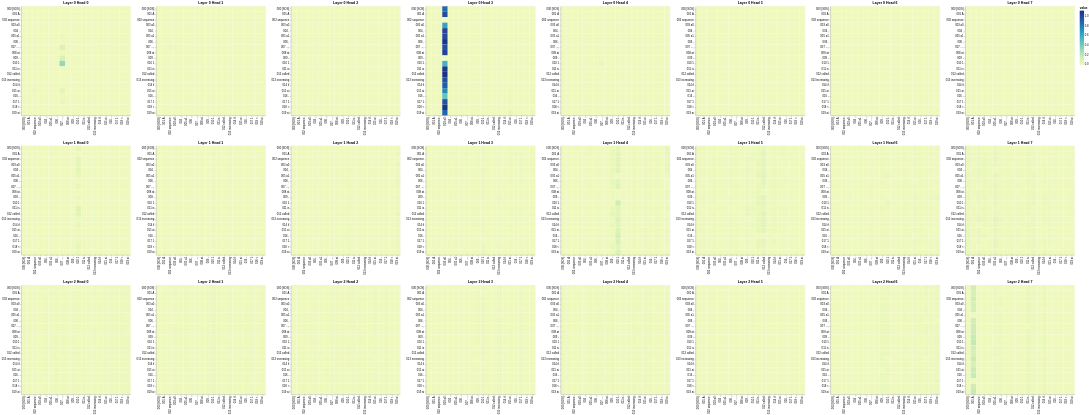

The code cell stored with this chart in its notebook:
### Code cell
layers = [0, 1, 2]
heads = [0, 1, 2, 3, 4, 5, 6, 7]

# Encoder Self-Attention
get_all_attention_maps("encoder", layers, heads, encoder_input_tokens, encoder_input_tokens, min(20, sentence_len))

### Figure 1 — Vega-Lite specification as saved in the notebook (floating-point values rounded to 4 significant figures; data arrays with more than 128 entries replaced by an {"elided": "..."} marker saying what was removed)
{"config": {"view": {"continuousWidth": 400, "continuousHeight": 300}}, "vconcat": [{"hconcat": [{"data": {"name": "data-e56a08670a03ca6e85d59d0c2b79c51b"}, "mark": "rect", "encoding": {"color": {"field": "value", "type": "quantitative"}, "tooltip": [{"field": "row", "type": "quantitative"}, {"field": "column", "type": "quantitative"}, {"field": "value", "type": "quantitative"}, {"field": "row_token", "type": "nominal"}, {"field": "col_token", "type": "nominal"}], "x": {"axis": {"title": ""}, "field": "col_token", "type": "nominal"}, "y": {"axis": {"title": ""}, "field": "row_token", "type": "nominal"}}, "height": 400, "selection": {"selector001": {"type": "interval", "bind": "scales", "encodings": ["x", "y"]}}, "title": "Layer 0 Head 0", "width": 400}, {"data": {"name": "data-84336e3ca34656ab80c172d7e7e1e3ff"}, "mark": "rect", "encoding": {"color": {"field": "value", "type": "quantitative"}, "tooltip": [{"field": "row", "type": "quantitative"}, {"field": "column", "type": "quantitative"}, {"field": "value", "type": "quantitative"}, {"field": "row_token", "type": "nominal"}, {"field": "col_token", "type": "nominal"}], "x": {"axis": {"title": ""}, "field": "col_token", "type": "nominal"}, "y": {"axis": {"title": ""}, "field": "row_token", "type": "nominal"}}, "height": 400, "selection": {"selector002": {"type": "interval", "bind": "scales", "encodings": ["x", "y"]}}, "title": "Layer 0 Head 1", "width": 400}, {"data": {"name": "data-1dcbff7fff17cd73a8fb6ad4b56d74eb"}, "mark": "rect", "encoding": {"color": {"field": "value", "type": "quantitative"}, "tooltip": [{"field": "row", "type": "quantitative"}, {"field": "column", "type": "quantitative"}, {"field": "value", "type": "quantitative"}, {"field": "row_token", "type": "nominal"}, {"field": "col_token", "type": "nominal"}], "x": {"axis": {"title": ""}, "field": "col_token", "type": "nominal"}, "y": {"axis": {"title": ""}, "field": "row_token", "type": "nominal"}}, "height": 400, "selection": {"selector003": {"type": "interval", "bind": "scales", "encodings": ["x", "y"]}}, "title": "Layer 0 Head 2", "width": 400}, {"data": {"name": "data-81d34e002db45c9ec7e89ea53000b83f"}, "mark": "rect", "encoding": {"color": {"field": "value", "type": "quantitative"}, "tooltip": [{"field": "row", "type": "quantitative"}, {"field": "column", "type": "quantitative"}, {"field": "value", "type": "quantitative"}, {"field": "row_token", "type": "nominal"}, {"field": "col_token", "type": "nominal"}], "x": {"axis": {"title": ""}, "field": "col_token", "type": "nominal"}, "y": {"axis": {"title": ""}, "field": "row_token", "type": "nominal"}}, "height": 400, "selection": {"selector004": {"type": "interval", "bind": "scales", "encodings": ["x", "y"]}}, "title": "Layer 0 Head 3", "width": 400}, {"data": {"name": "data-4555e7be165da3e55c0d3f9ba3d615ca"}, "mark": "rect", "encoding": {"color": {"field": "value", "type": "quantitative"}, "tooltip": [{"field": "row", "type": "quantitative"}, {"field": "column", "type": "quantitative"}, {"field": "value", "type": "quantitative"}, {"field": "row_token", "type": "nominal"}, {"field": "col_token", "type": "nominal"}], "x": {"axis": {"title": ""}, "field": "col_token", "type": "nominal"}, "y": {"axis": {"title": ""}, "field": "row_token", "type": "nominal"}}, "height": 400, "selection": {"selector005": {"type": "interval", "bind": "scales", "encodings": ["x", "y"]}}, "title": "Layer 0 Head 4", "width": 400}, {"data": {"name": "data-2cadb89a94f1e1c50a8f45afe8c55c53"}, "mark": "rect", "encoding": {"color": {"field": "value", "type": "quantitative"}, "tooltip": [{"field": "row", "type": "quantitative"}, {"field": "column", "type": "quantitative"}, {"field": "value", "type": "quantitative"}, {"field": "row_token", "type": "nominal"}, {"field": "col_token", "type": "nominal"}], "x": {"axis": {"title": ""}, "field": "col_token", "type": "nominal"}, "y": {"axis": {"title": ""}, "field": "row_token", "type": "nominal"}}, "height": 400, "selection": {"selector006": {"type": "interval", "bind": "scales", "encodings": ["x", "y"]}}, "title": "Layer 0 Head 5", "width": 400}, {"data": {"name": "data-0f1c2a813bcf707c2c8abe3f943265dc"}, "mark": "rect", "encoding": {"color": {"field": "value", "type": "quantitative"}, "tooltip": [{"field": "row", "type": "quantitative"}, {"field": "column", "type": "quantitative"}, {"field": "value", "type": "quantitative"}, {"field": "row_token", "type": "nominal"}, {"field": "col_token", "type": "nominal"}], "x": {"axis": {"title": ""}, "field": "col_token", "type": "nominal"}, "y": {"axis": {"title": ""}, "field": "row_token", "type": "nominal"}}, "height": 400, "selection": {"selector007": {"type": "interval", "bind": "scales", "encodings": ["x", "y"]}}, "title": "Layer 0 Head 6", "width": 400}, {"data": {"name": "data-d060844e0e732f121dd895d59fa2fe41"}, "mark": "rect", "encoding": {"color": {"field": "value", "type": "quantitative"}, "tooltip": [{"field": "row", "type": "quantitative"}, {"field": "column", "type": "quantitative"}, {"field": "value", "type": "quantitative"}, {"field": "row_token", "type": "nominal"}, {"field": "col_token", "type": "nominal"}], "x": {"axis": {"title": ""}, "field": "col_token", "type": "nominal"}, "y": {"axis": {"title": ""}, "field": "row_token", "type": "nominal"}}, "height": 400, "selection": {"selector008": {"type": "interval", "bind": "scales", "encodings": ["x", "y"]}}, "title": "Layer 0 Head 7", "width": 400}]}, {"hconcat": [{"data": {"name": "data-1f21b06f3d6510ffe83d5c88dbeea0b5"}, "mark": "rect", "encoding": {"color": {"field": "value", "type": "quantitative"}, "tooltip": [{"field": "row", "type": "quantitative"}, {"field": "column", "type": "quantitative"}, {"field": "value", "type": "quantitative"}, {"field": "row_token", "type": "nominal"}, {"field": "col_token", "type": "nominal"}], "x": {"axis": {"title": ""}, "field": "col_token", "type": "nominal"}, "y": {"axis": {"title": ""}, "field": "row_token", "type": "nominal"}}, "height": 400, "selection": {"selector009": {"type": "interval", "bind": "scales", "encodings": ["x", "y"]}}, "title": "Layer 1 Head 0", "width": 400}, {"data": {"name": "data-4da86e54ca7c8792a093830173e1ae51"}, "mark": "rect", "encoding": {"color": {"field": "value", "type": "quantitative"}, "tooltip": [{"field": "row", "type": "quantitative"}, {"field": "column", "type": "quantitative"}, {"field": "value", "type": "quantitative"}, {"field": "row_token", "type": "nominal"}, {"field": "col_token", "type": "nominal"}], "x": {"axis": {"title": ""}, "field": "col_token", "type": "nominal"}, "y": {"axis": {"title": ""}, "field": "row_token", "type": "nominal"}}, "height": 400, "selection": {"selector010": {"type": "interval", "bind": "scales", "encodings": ["x", "y"]}}, "title": "Layer 1 Head 1", "width": 400}, {"data": {"name": "data-d99e6a0be2cf59ee896ccad1d3542396"}, "mark": "rect", "encoding": {"color": {"field": "value", "type": "quantitative"}, "tooltip": [{"field": "row", "type": "quantitative"}, {"field": "column", "type": "quantitative"}, {"field": "value", "type": "quantitative"}, {"field": "row_token", "type": "nominal"}, {"field": "col_token", "type": "nominal"}], "x": {"axis": {"title": ""}, "field": "col_token", "type": "nominal"}, "y": {"axis": {"title": ""}, "field": "row_token", "type": "nominal"}}, "height": 400, "selection": {"selector011": {"type": "interval", "bind": "scales", "encodings": ["x", "y"]}}, "title": "Layer 1 Head 2", "width": 400}, {"data": {"name": "data-09a380f94f74ad18f18a20318b25f9b4"}, "mark": "rect", "encoding": {"color": {"field": "value", "type": "quantitative"}, "tooltip": [{"field": "row", "type": "quantitative"}, {"field": "column", "type": "quantitative"}, {"field": "value", "type": "quantitative"}, {"field": "row_token", "type": "nominal"}, {"field": "col_token", "type": "nominal"}], "x": {"axis": {"title": ""}, "field": "col_token", "type": "nominal"}, "y": {"axis": {"title": ""}, "field": "row_token", "type": "nominal"}}, "height": 400, "selection": {"selector012": {"type": "interval", "bind": "scales", "encodings": ["x", "y"]}}, "title": "Layer 1 Head 3", "width": 400}, {"data": {"name": "data-12a43fd1fe69b84809bef9acb8e434da"}, "mark": "rect", "encoding": {"color": {"field": "value", "type": "quantitative"}, "tooltip": [{"field": "row", "type": "quantitative"}, {"field": "column", "type": "quantitative"}, {"field": "value", "type": "quantitative"}, {"field": "row_token", "type": "nominal"}, {"field": "col_token", "type": "nominal"}], "x": {"axis": {"title": ""}, "field": "col_token", "type": "nominal"}, "y": {"axis": {"title": ""}, "field": "row_token", "type": "nominal"}}, "height": 400, "selection": {"selector013": {"type": "interval", "bind": "scales", "encodings": ["x", "y"]}}, "title": "Layer 1 Head 4", "width": 400}, {"data": {"name": "data-7dd0d21f1dbb2cd42628c6ce59400dc1"}, "mark": "rect", "encoding": {"color": {"field": "value", "type": "quantitative"}, "tooltip": [{"field": "row", "type": "quantitative"}, {"field": "column", "type": "quantitative"}, {"field": "value", "type": "quantitative"}, {"field": "row_token", "type": "nominal"}, {"field": "col_token", "type": "nominal"}], "x": {"axis": {"title": ""}, "field": "col_token", "type": "nominal"}, "y": {"axis": {"title": ""}, "field": "row_token", "type": "nominal"}}, "height": 400, "selection": {"selector014": {"type": "interval", "bind": "scales", "encodings": ["x", "y"]}}, "title": "Layer 1 Head 5", "width": 400}, {"data": {"name": "data-0a3cfef4c038278fee05bea1a2b20528"}, "mark": "rect", "encoding": {"color": {"field": "value", "type": "quantitative"}, "tooltip": [{"field": "row", "type": "quantitative"}, {"field": "column", "type": "quantitative"}, {"field": "value", "type": "quantitative"}, {"field": "row_token", "type": "nominal"}, {"field": "col_token", "type": "nominal"}], "x": {"axis": {"title": ""}, "field": "col_token", "type": "nominal"}, "y": {"axis": {"title": ""}, "field": "row_token", "type": "nominal"}}, "height": 400, "selection": {"selector015": {"type": "interval", "bind": "scales", "encodings": ["x", "y"]}}, "title": "Layer 1 Head 6", "width": 400}, {"data": {"name": "data-9757a79d058a85ce4056577526f48728"}, "mark": "rect", "encoding": {"color": {"field": "value", "type": "quantitative"}, "tooltip": [{"field": "row", "type": "quantitative"}, {"field": "column", "type": "quantitative"}, {"field": "value", "type": "quantitative"}, {"field": "row_token", "type": "nominal"}, {"field": "col_token", "type": "nominal"}], "x": {"axis": {"title": ""}, "field": "col_token", "type": "nominal"}, "y": {"axis": {"title": ""}, "field": "row_token", "type": "nominal"}}, "height": 400, "selection": {"selector016": {"type": "interval", "bind": "scales", "encodings": ["x", "y"]}}, "title": "Layer 1 Head 7", "width": 400}]}, {"hconcat": [{"data": {"name": "data-50088eb8774320b70887bcd5ca92cd9d"}, "mark": "rect", "encoding": {"color": {"field": "value", "type": "quantitative"}, "tooltip": [{"field": "row", "type": "quantitative"}, {"field": "column", "type": "quantitative"}, {"field": "value", "type": "quantitative"}, {"field": "row_token", "type": "nominal"}, {"field": "col_token", "type": "nominal"}], "x": {"axis": {"title": ""}, "field": "col_token", "type": "nominal"}, "y": {"axis": {"title": ""}, "field": "row_token", "type": "nominal"}}, "height": 400, "selection": {"selector017": {"type": "interval", "bind": "scales", "encodings": ["x", "y"]}}, "title": "Layer 2 Head 0", "width": 400}, {"data": {"name": "data-75350533edce8e321e1245ed78400294"}, "mark": "rect", "encoding": {"color": {"field": "value", "type": "quantitative"}, "tooltip": [{"field": "row", "type": "quantitative"}, {"field": "column", "type": "quantitative"}, {"field": "value", "type": "quantitative"}, {"field": "row_token", "type": "nominal"}, {"field": "col_token", "type": "nominal"}], "x": {"axis": {"title": ""}, "field": "col_token", "type": "nominal"}, "y": {"axis": {"title": ""}, "field": "row_token", "type": "nominal"}}, "height": 400, "selection": {"selector018": {"type": "interval", "bind": "scales", "encodings": ["x", "y"]}}, "title": "Layer 2 Head 1", "width": 400}, {"data": {"name": "data-021a15c76a4a4fbd79e6dbc40c2cd843"}, "mark": "rect", "encoding": {"color": {"field": "value", "type": "quantitative"}, "tooltip": [{"field": "row", "type": "quantitative"}, {"field": "column", "type": "quantitative"}, {"field": "value", "type": "quantitative"}, {"field": "row_token", "type": "nominal"}, {"field": "col_token", "type": "nominal"}], "x": {"axis": {"title": ""}, "field": "col_token", "type": "nominal"}, "y": {"axis": {"title": ""}, "field": "row_token", "type": "nominal"}}, "height": 400, "selection": {"selector019": {"type": "interval", "bind": "scales", "encodings": ["x", "y"]}}, "title": "Layer 2 Head 2", "width": 400}, {"data": {"name": "data-c7ac987e3305588d067b1c1340b9ad43"}, "mark": "rect", "encoding": {"color": {"field": "value", "type": "quantitative"}, "tooltip": [{"field": "row", "type": "quantitative"}, {"field": "column", "type": "quantitative"}, {"field": "value", "type": "quantitative"}, {"field": "row_token", "type": "nominal"}, {"field": "col_token", "type": "nominal"}], "x": {"axis": {"title": ""}, "field": "col_token", "type": "nominal"}, "y": {"axis": {"title": ""}, "field": "row_token", "type": "nominal"}}, "height": 400, "selection": {"selector020": {"type": "interval", "bind": "scales", "encodings": ["x", "y"]}}, "title": "Layer 2 Head 3", "width": 400}, {"data": {"name": "data-4622a28180af6523f154a57b65026196"}, "mark": "rect", "encoding": {"color": {"field": "value", "type": "quantitative"}, "tooltip": [{"field": "row", "type": "quantitative"}, {"field": "column", "type": "quantitative"}, {"field": "value", "type": "quantitative"}, {"field": "row_token", "type": "nominal"}, {"field": "col_token", "type": "nominal"}], "x": {"axis": {"title": ""}, "field": "col_token", "type": "nominal"}, "y": {"axis": {"title": ""}, "field": "row_token", "type": "nominal"}}, "height": 400, "selection": {"selector021": {"type": "interval", "bind": "scales", "encodings": ["x", "y"]}}, "title": "Layer 2 Head 4", "width": 400}, {"data": {"name": "data-27aedc23c20239a0c1a2257a5254c398"}, "mark": "rect", "encoding": {"color": {"field": "value", "type": "quantitative"}, "tooltip": [{"field": "row", "type": "quantitative"}, {"field": "column", "type": "quantitative"}, {"field": "value", "type": "quantitative"}, {"field": "row_token", "type": "nominal"}, {"field": "col_token", "type": "nominal"}], "x": {"axis": {"title": ""}, "field": "col_token", "type": "nominal"}, "y": {"axis": {"title": ""}, "field": "row_token", "type": "nominal"}}, "height": 400, "selection": {"selector022": {"type": "interval", "bind": "scales", "encodings": ["x", "y"]}}, "title": "Layer 2 Head 5", "width": 400}, {"data": {"name": "data-83a547ccde483102681468ef706f974e"}, "mark": "rect", "encoding": {"color": {"field": "value", "type": "quantitative"}, "tooltip": [{"field": "row", "type": "quantitative"}, {"field": "column", "type": "quantitative"}, {"field": "value", "type": "quantitative"}, {"field": "row_token", "type": "nominal"}, {"field": "col_token", "type": "nominal"}], "x": {"axis": {"title": ""}, "field": "col_token", "type": "nominal"}, "y": {"axis": {"title": ""}, "field": "row_token", "type": "nominal"}}, "height": 400, "selection": {"selector023": {"type": "interval", "bind": "scales", "encodings": ["x", "y"]}}, "title": "Layer 2 Head 6", "width": 400}, {"data": {"name": "data-f3d1222cbcf7a54bd0eb5818346fa65a"}, "mark": "rect", "encoding": {"color": {"field": "value", "type": "quantitative"}, "tooltip": [{"field": "row", "type": "quantitative"}, {"field": "column", "type": "quantitative"}, {"field": "value", "type": "quantitative"}, {"field": "row_token", "type": "nominal"}, {"field": "col_token", "type": "nominal"}], "x": {"axis": {"title": ""}, "field": "col_token", "type": "nominal"}, "y": {"axis": {"title": ""}, "field": "row_token", "type": "nominal"}}, "height": 400, "selection": {"selector024": {"type": "interval", "bind": "scales", "encodings": ["x", "y"]}}, "title": "Layer 2 Head 7", "width": 400}]}], "$schema": "https://vega.github.io/schema/vega-lite/v4.17.0.json", "datasets": {"data-e56a08670a03ca6e85d59d0c2b79c51b": {"elided": "400 records"}, "data-84336e3ca34656ab80c172d7e7e1e3ff": {"elided": "400 records"}, "data-1dcbff7fff17cd73a8fb6ad4b56d74eb": {"elided": "400 records"}, "data-81d34e002db45c9ec7e89ea53000b83f": {"elided": "400 records"}, "data-4555e7be165da3e55c0d3f9ba3d615ca": {"elided": "400 records"}, "data-2cadb89a94f1e1c50a8f45afe8c55c53": {"elided": "400 records"}, "data-0f1c2a813bcf707c2c8abe3f943265dc": {"elided": "400 records"}, "data-d060844e0e732f121dd895d59fa2fe41": {"elided": "400 records"}, "data-1f21b06f3d6510ffe83d5c88dbeea0b5": {"elided": "400 records"}, "data-4da86e54ca7c8792a093830173e1ae51": {"elided": "400 records"}, "data-d99e6a0be2cf59ee896ccad1d3542396": {"elided": "400 records"}, "data-09a380f94f74ad18f18a20318b25f9b4": {"elided": "400 records"}, "data-12a43fd1fe69b84809bef9acb8e434da": {"elided": "400 records"}, "data-7dd0d21f1dbb2cd42628c6ce59400dc1": {"elided": "400 records"}, "data-0a3cfef4c038278fee05bea1a2b20528": {"elided": "400 records"}, "data-9757a79d058a85ce4056577526f48728": {"elided": "400 records"}, "data-50088eb8774320b70887bcd5ca92cd9d": {"elided": "400 records"}, "data-75350533edce8e321e1245ed78400294": {"elided": "400 records"}, "data-021a15c76a4a4fbd79e6dbc40c2cd843": {"elided": "400 records"}, "data-c7ac987e3305588d067b1c1340b9ad43": {"elided": "400 records"}, "data-4622a28180af6523f154a57b65026196": {"elided": "400 records"}, "data-27aedc23c20239a0c1a2257a5254c398": {"elided": "400 records"}, "data-83a547ccde483102681468ef706f974e": {"elided": "400 records"}, "data-f3d1222cbcf7a54bd0eb5818346fa65a": {"elided": "400 records"}}}
